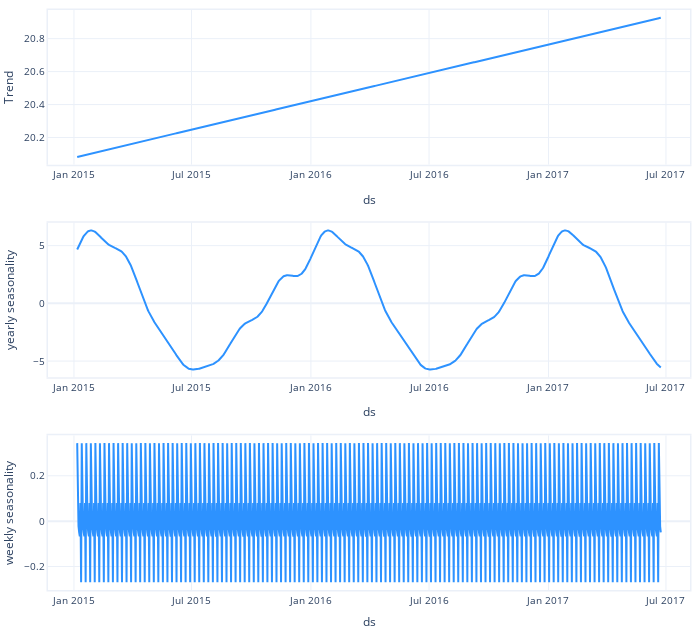

Notebook code cell kept with this figure:
### Code cell
plt2 = m.plot_components(forecast)
plt2

### Figure 1 — Plotly figure (JSON) as saved in the notebook; plotly's stock layout.template omitted (floating-point values rounded to 4 significant figures; data arrays with more than 128 entries replaced by an {"elided": "..."} marker saying what was removed)
{"data": [{"line": {"color": "#2d92ff", "width": 2}, "mode": "lines", "name": "Trend", "showlegend": false, "type": "scatter", "x": {"elided": "900 str values"}, "xaxis": "x", "y": {"elided": "900 float values"}, "yaxis": "y"}, {"line": {"color": "#2d92ff", "width": 2}, "mode": "lines", "name": "yearly seasonality", "showlegend": false, "type": "scatter", "x": {"elided": "900 str values"}, "xaxis": "x2", "y": {"elided": "900 float values"}, "yaxis": "y2"}, {"line": {"color": "#2d92ff", "width": 2}, "mode": "lines", "name": "weekly seasonality", "showlegend": false, "type": "scatter", "x": {"elided": "900 str values"}, "xaxis": "x3", "y": {"elided": "900 float values"}, "yaxis": "y3"}], "layout": {"autosize": true, "font": {"size": 10}, "height": 630, "hovermode": "x unified", "legend": {"traceorder": "reversed", "y": 0.1}, "margin": {"b": 0, "l": 0, "pad": 0, "r": 10, "t": 10}, "title": {"font": {"size": 12}}, "width": 700, "xaxis": {"anchor": "y", "domain": [0, 1], "linewidth": 1.5, "mirror": true, "range": ["2014-11-22T00:00:00", "2017-08-07T00:00:00"], "showline": true, "title": {"text": "ds"}, "type": "date"}, "xaxis2": {"anchor": "y2", "domain": [0, 1], "linewidth": 1.5, "mirror": true, "range": ["2014-11-22T00:00:00", "2017-08-07T00:00:00"], "showline": true, "title": {"text": "ds"}, "type": "date"}, "xaxis3": {"anchor": "y3", "domain": [0, 1], "linewidth": 1.5, "mirror": true, "range": ["2014-11-22T00:00:00", "2017-08-07T00:00:00"], "showline": true, "title": {"text": "ds"}, "type": "date"}, "yaxis": {"anchor": "x", "domain": [0.7333, 1], "linewidth": 1.5, "mirror": true, "rangemode": "normal", "showline": true, "title": {"text": "Trend"}}, "yaxis2": {"anchor": "x2", "domain": [0.3667, 0.6333], "linewidth": 1.5, "mirror": true, "rangemode": "tozero", "showline": true, "title": {"text": "yearly seasonality"}}, "yaxis3": {"anchor": "x3", "domain": [0, 0.2667], "linewidth": 1.5, "mirror": true, "rangemode": "tozero", "showline": true, "title": {"text": "weekly seasonality"}}}}
